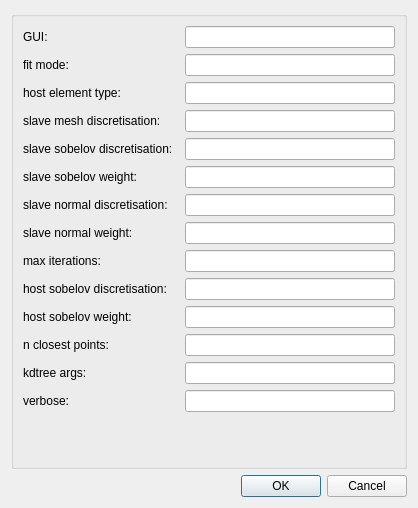
<?xml version="1.0" encoding="UTF-8"?>
<ui version="4.0">
 <class>ConfigureDialog</class>
 <widget class="QDialog" name="ConfigureDialog">
  <property name="geometry">
   <rect>
    <x>0</x>
    <y>0</y>
    <width>418</width>
    <height>508</height>
   </rect>
  </property>
  <property name="windowTitle">
   <string>ConfigureDialog</string>
  </property>
  <layout class="QGridLayout" name="gridLayout">
   <item row="0" column="0">
    <widget class="QGroupBox" name="configGroupBox">
     <property name="title">
      <string/>
     </property>
     <layout class="QFormLayout" name="formLayout">
      <item row="0" column="0">
       <widget class="QLabel" name="label1">
        <property name="text">
         <string>GUI:  </string>
        </property>
       </widget>
      </item>
      <item row="0" column="1">
       <widget class="QLineEdit" name="lineEdit1"/>
      </item>
      <item row="1" column="0">
       <widget class="QLabel" name="label2">
        <property name="text">
         <string>fit mode:  </string>
        </property>
       </widget>
      </item>
      <item row="1" column="1">
       <widget class="QLineEdit" name="lineEdit2"/>
      </item>
      <item row="2" column="0">
       <widget class="QLabel" name="label3">
        <property name="text">
         <string>host element type:  </string>
        </property>
       </widget>
      </item>
      <item row="2" column="1">
       <widget class="QLineEdit" name="lineEdit3"/>
      </item>
      <item row="3" column="0">
       <widget class="QLabel" name="label4">
        <property name="text">
         <string>slave mesh discretisation:  </string>
        </property>
       </widget>
      </item>
      <item row="3" column="1">
       <widget class="QLineEdit" name="lineEdit4"/>
      </item>
      <item row="4" column="0">
       <widget class="QLabel" name="label5">
        <property name="text">
         <string>slave sobelov discretisation:  </string>
        </property>
       </widget>
      </item>
      <item row="4" column="1">
       <widget class="QLineEdit" name="lineEdit5"/>
      </item>
      <item row="5" column="0">
       <widget class="QLabel" name="label6">
        <property name="text">
         <string>slave sobelov weight:  </string>
        </property>
       </widget>
      </item>
      <item row="5" column="1">
       <widget class="QLineEdit" name="lineEdit6"/>
      </item>
      <item row="6" column="0">
       <widget class="QLabel" name="label7">
        <property name="text">
         <string>slave normal discretisation:  </string>
        </property>
       </widget>
      </item>
      <item row="6" column="1">
       <widget class="QLineEdit" name="lineEdit7"/>
      </item>
      <item row="7" column="0">
       <widget class="QLabel" name="label8">
        <property name="text">
         <string>slave normal weight:  </string>
        </property>
       </widget>
      </item>
      <item row="7" column="1">
       <widget class="QLineEdit" name="lineEdit8"/>
      </item>
      <item row="8" column="0">
       <widget class="QLabel" name="label9">
        <property name="text">
         <string>max iterations:  </string>
        </property>
       </widget>
      </item>
      <item row="8" column="1">
       <widget class="QLineEdit" name="lineEdit9"/>
      </item>
      <item row="9" column="0">
       <widget class="QLabel" name="label10">
        <property name="text">
         <string>host sobelov discretisation:  </string>
        </property>
       </widget>
      </item>
      <item row="9" column="1">
       <widget class="QLineEdit" name="lineEdit10"/>
      </item>
      <item row="10" column="0">
       <widget class="QLabel" name="label11">
        <property name="text">
         <string>host sobelov weight:  </string>
        </property>
       </widget>
      </item>
      <item row="10" column="1">
       <widget class="QLineEdit" name="lineEdit11"/>
      </item>
      <item row="11" column="0">
       <widget class="QLabel" name="label12">
        <property name="text">
         <string>n closest points:  </string>
        </property>
       </widget>
      </item>
      <item row="11" column="1">
       <widget class="QLineEdit" name="lineEdit12"/>
      </item>
      <item row="12" column="0">
       <widget class="QLabel" name="label13">
        <property name="text">
         <string>kdtree args:  </string>
        </property>
       </widget>
      </item>
      <item row="12" column="1">
       <widget class="QLineEdit" name="lineEdit13"/>
      </item>
      <item row="13" column="0">
       <widget class="QLabel" name="label14">
        <property name="text">
         <string>verbose:  </string>
        </property>
       </widget>
      </item>
      <item row="13" column="1">
       <widget class="QLineEdit" name="lineEdit14"/>
      </item>
     </layout>
    </widget>
   </item>
   <item row="1" column="0">
    <widget class="QDialogButtonBox" name="buttonBox">
     <property name="orientation">
      <enum>Qt::Horizontal</enum>
     </property>
     <property name="standardButtons">
      <set>QDialogButtonBox::Cancel|QDialogButtonBox::Ok</set>
     </property>
    </widget>
   </item>
  </layout>
 </widget>
 <resources/>
 <connections>
  <connection>
   <sender>buttonBox</sender>
   <signal>accepted()</signal>
   <receiver>ConfigureDialog</receiver>
   <slot>accept()</slot>
   <hints>
    <hint type="sourcelabel">
     <x>208</x>
     <y>513</y>
    </hint>
    <hint type="destinationlabel">
     <x>208</x>
     <y>269</y>
    </hint>
   </hints>
  </connection>
  <connection>
   <sender>buttonBox</sender>
   <signal>rejected()</signal>
   <receiver>ConfigureDialog</receiver>
   <slot>reject()</slot>
   <hints>
    <hint type="sourcelabel">
     <x>208</x>
     <y>513</y>
    </hint>
    <hint type="destinationlabel">
     <x>208</x>
     <y>269</y>
    </hint>
   </hints>
  </connection>
 </connections>
</ui>
